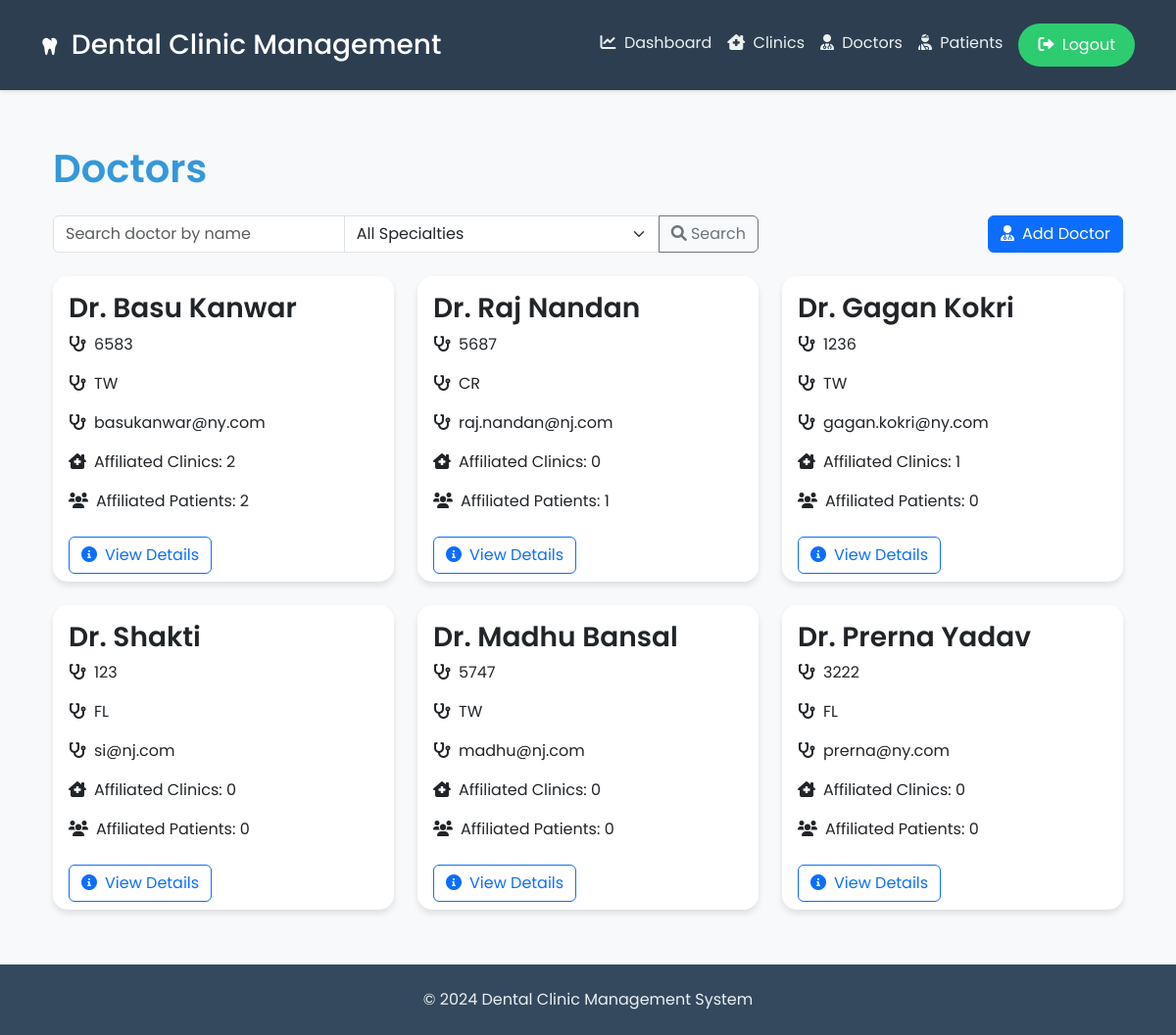
Screenshot of /doctors/ (signed in) with the database file from the repository.
### core/models.py (models this page shows, shortened)
class Doctor(models.Model):
    SPECIALTIES = [
        ('CL', 'Cleaning'),
        ('FL', 'Filling'),
        ('RC', 'Root Canal'),
        ('CR', 'Crown'),
        ('TW', 'Teeth Whitening'),
    ]
    npi = models.CharField(max_length=10, unique=True)
    name = models.CharField(max_length=100)
    email = models.EmailField()
    phone_number = models.CharField(max_length=20)
    specialties = models.CharField(max_length=2, choices=SPECIALTIES)
    clinics = models.ManyToManyField(Clinic, through='DoctorClinicAffiliation')
    def affiliated_clinics_count(self):
        return self.clinics.count()
    def affiliated_patients_count(self):
        return Patient.objects.filter(appointments__doctor=self).distinct().count()

### core/views.py (the view)
# urls.py: path('doctors/', views.doctor_list, name='doctor_list'),
@login_required
def doctor_list(request):
    query = request.GET.get('search', '')
    specialty_filter = request.GET.get('specialty', '')
    doctors = Doctor.objects.filter(name__icontains=query)
    if specialty_filter:
        doctors = doctors.filter(specialties=specialty_filter)
    for doctor in doctors:
        doctor.patient_count = doctor.affiliated_patients_count()
    return render(request, 'core/doctor/doctor_list.html', {'doctors': doctors, 'specialties': Doctor.SPECIALTIES})

### core/templates/core/doctor/doctor_list.html (shortened to what this page needs)
{% extends 'core/base.html' %}
{% block content %}
<div class="container">
    <h1 class="mb-4">Doctors</h1>
    <div class="row mb-4">
        <div class="col-md-8">
            <form method="GET" class="search-form">
                <div class="input-group">
                    <input type="text" name="search" class="form-control" placeholder="Search doctor by name" value="{{ request.GET.search }}">
                    <select name="specialty" class="form-select">
                        <option value="">All Specialties</option>
                    </select>
                    <button class="btn btn-outline-secondary" type="submit">
                        <i class="fas fa-search"></i> Search
                    </button>
                </div>
            </form>
        </div>
        <div class="col-md-4 text-md-end">
            <a href="{% url 'add_doctor' %}" class="btn btn-primary">
                <i class="fas fa-user-md me-2"></i>Add Doctor
            </a>
        </div>
    </div>
    <div class="row row-cols-1 row-cols-md-2 row-cols-lg-3 g-4">
        {% for doctor in doctors %}
            <div class="col">
                <div class="card h-100 doctor-card">
                    <div class="card-body">
                        <h3 class="card-title">{{ doctor.name }}</h3>
                        <p class="card-text"><i class="fas fa-stethoscope me-2"></i>{{ doctor.npi }}</p>
                        <p class="card-text"><i class="fas fa-stethoscope me-2"></i>{{ doctor.specialties }}</p>
                        <p class="card-text"><i class="fas fa-stethoscope me-2"></i>{{ doctor.email }}</p>
                        <p class="card-text"><i class="fas fa-clinic-medical me-2"></i>Affiliated Clinics: {{ doctor.affiliated_clinics_count }}</p>
                        <p class="card-text"><i class="fas fa-users me-2"></i>Affiliated Patients: {{ doctor.patient_count }}</p>
                    </div>
                    <div class="card-footer bg-transparent border-top-0">
                        <a href="{% url 'doctor_detail' doctor.pk %}" class="btn btn-outline-primary">
                            <i class="fas fa-info-circle me-2"></i>View Details
                        </a>
                    </div>
                </div>
            </div>
        {% empty %}
            <div class="col-12">
                <div class="alert alert-info" role="alert">
                    <i class="fas fa-info-circle me-2"></i>No doctors found.
                </div>
            </div>
        {% endfor %}
    </div>
</div>
{% endblock %}

### core/templates/core/base.html (shortened to what this page needs)
{% load static %}
<!DOCTYPE html>
<html lang="en">
<head>
    <link href="https://cdn.jsdelivr.net/npm/bootstrap@5.3.0/dist/css/bootstrap.min.css" rel="stylesheet">
    <link href="https://cdnjs.cloudflare.com/ajax/libs/font-awesome/6.0.0-beta3/css/all.min.css" rel="stylesheet">
</head>
<body>
    <header class="py-3">
        <div class="container">
            <nav class="navbar navbar-expand-lg navbar-dark">
                {% if user.is_authenticated %}
                <a class="navbar-brand" href="{% url 'dashboard' %}">
                    <i class="fas fa-tooth me-2"></i>
                    <span class="h3 mb-0" >Dental Clinic Management</span>
                </a>
                {% else %}
                <a class="navbar-brand" href="{% url 'welcome' %}">
                    <i class="fas fa-tooth me-2"></i>
                    <span class="h3 mb-0">Dental Clinic Management</span>
                </a>
                {% endif %}
                <div class="collapse navbar-collapse" id="navbarNav">
                    <ul class="navbar-nav ms-auto">
                        {% if user.is_authenticated %}
                            <li class="nav-item"><a class="nav-link" href="{% url 'dashboard' %}"><i class="fas fa-chart-line me-1"></i> Dashboard</a></li>
                            <li class="nav-item"><a class="nav-link" href="{% url 'clinic_list' %}"><i class="fas fa-clinic-medical me-1"></i> Clinics</a></li>
                            <li class="nav-item"><a class="nav-link" href="{% url 'doctor_list' %}"><i class="fas fa-user-md me-1"></i> Doctors</a></li>
                            <li class="nav-item"><a class="nav-link" href="{% url 'patient_list' %}"><i class="fas fa-user-injured me-1"></i> Patients</a></li>
                            <li class="nav-item">
                                <form method="POST" action="{% url 'logout' %}" class="d-inline">
                                    <button type="submit" class="btn btn-custom ms-2"><i class="fas fa-sign-out-alt me-1"></i> Logout</button>
                                </form>
                            </li>
                        {% else %}
                            <li class="nav-item"><a class="btn btn-custom ms-2 bg-primary" href="{% url 'login' %}"><i class="fas fa-sign-in-alt me-1"></i> Login</a></li>
                            <li class="nav-item"><a class="btn btn-custom ms-2 " href="{% url 'register' %}"><i class="fas fa-user-plus me-2"></i> Register</a></li>
                        {% endif %}
                    </ul>
                </div>
            </nav>
        </div>
    </header>
    <main class="container my-4">
        {% block content %}
        {% endblock %}
    </main>
    <footer>
        <div class="container">
            <p class="mb-0">&copy; 2024 Dental Clinic Management System</p>
        </div>
    </footer>
</body>
</html>

### core/templates/core/base.html (style rules this page uses)
:root { --primary-color: #3498db; --secondary-color: #2ecc71; --background-color: #f8f9fa; --text-color: #333; --header-bg: #2c3e50; --footer-bg: #34495e; }
body { font-family: 'Poppins', sans-serif; background-color: var(--background-color); color: var(--text-color); min-height: 100vh; display: flex; flex-direction: column; }
h1, h2, h3 { color: var(--primary-color); font-weight: 600; }
.btn-custom { background-color: var(--secondary-color); color: white; border: none; transition: all 0.3s ease; border-radius: 25px; padding: 10px 20px; }
header { background-color: var(--header-bg); box-shadow: 0 2px 4px rgba(0, 0, 0, 0.1); }
.nav-link { color: #ecf0f1 !important; font-weight: 400; transition: color 0.3s ease; }
main { flex-grow: 1; padding: 2rem 0; }
footer { background-color: var(--footer-bg); color: #ecf0f1; padding: 1.5rem 0; text-align: center; }
.card { border: none; border-radius: 15px; box-shadow: 0 4px 6px rgba(0, 0, 0, 0.1); transition: all 0.3s ease; }

### core/templates/core/doctor/doctor_list.html (style rules this page uses)
.search-form { max-width: 100%; }
.doctor-card { transition: transform 0.3s ease-in-out, box-shadow 0.3s ease-in-out; }

### rows the page displays
Doctor: name "Dr. Basu Kanwar", npi "6583", specialties "TW", email "basukanwar@ny.com", affiliated_clinics_count "2", patient_count "2"
Doctor: name "Dr. Raj Nandan", npi "5687", specialties "CR", email "raj.nandan@nj.com", affiliated_clinics_count "0", patient_count "1"
Doctor: name "Dr. Gagan Kokri", npi "1236", specialties "TW", email "gagan.kokri@ny.com", affiliated_clinics_count "1", patient_count "0"
Doctor: name "Dr. Shakti", npi "123", specialties "FL", email "si@nj.com", affiliated_clinics_count "0", patient_count "0"
Doctor: name "Dr. Madhu Bansal", npi "5747", specialties "TW", email "madhu@nj.com", affiliated_clinics_count "0", patient_count "0"
Doctor: name "Dr. Prerna Yadav", npi "3222", specialties "FL", email "prerna@ny.com", affiliated_clinics_count "0", patient_count "0"
